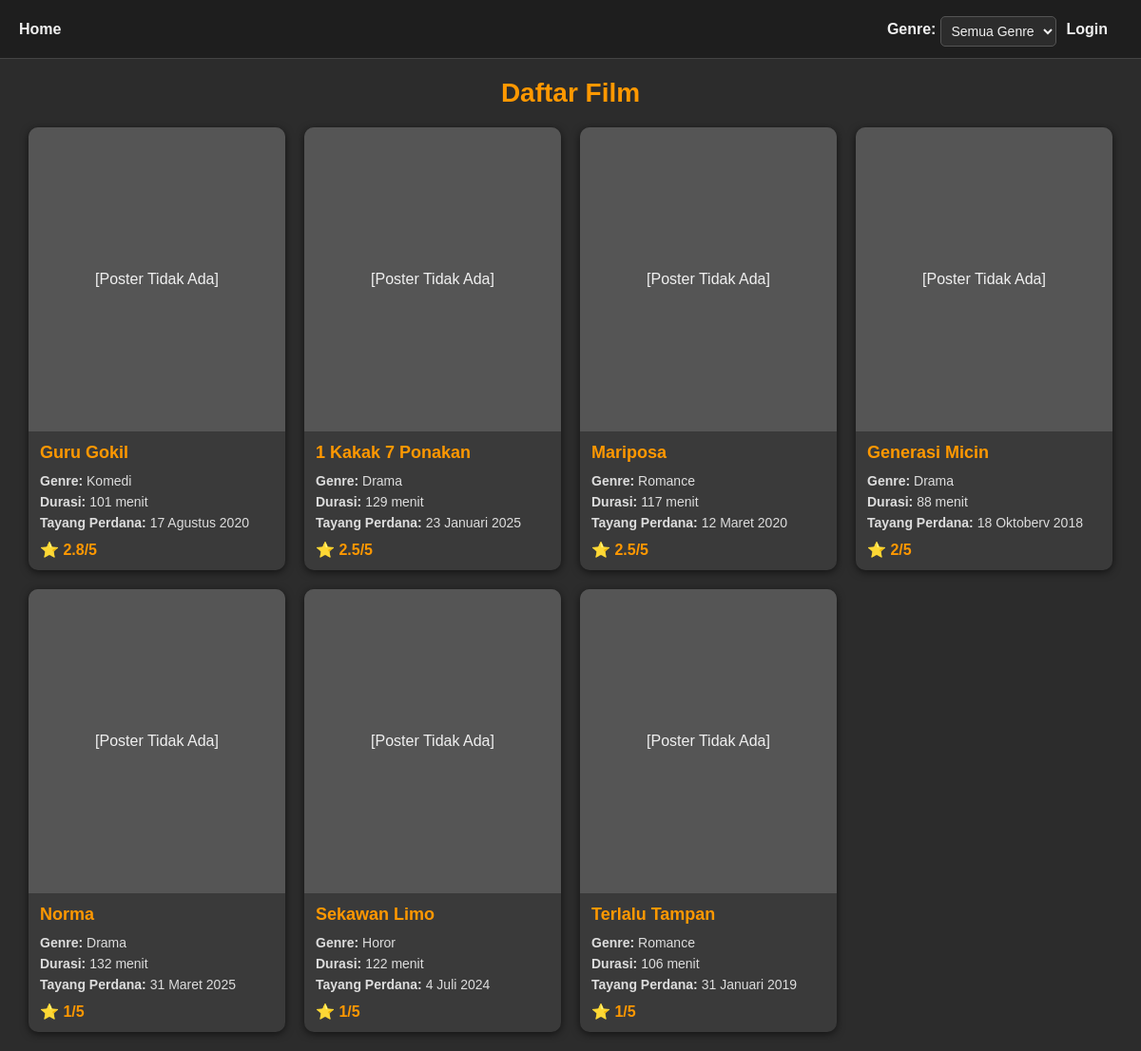
The page / on the database its author committed.
### tables this page shows
CREATE TABLE films(
id INTEGER PRIMARY KEY AUTOINCREMENT,
judul TEXT NOT NULL,
genre TEXT NOT NULL,
durasi TEXT NOT NULL,
jadwal TEXT NOT NULL,
sinopsis TEXT,
poster TEXT,
trailer TEXT
);

### index.php (the view, shortened to what this page needs)
<?php
    $db = new PDO("sqlite:listfilm.db");
    $filter_genre = $_GET['genre'] ?? '';
    $query = "SELECT * FROM films";
    $params = [];
    $stmt = $db->prepare($query);
    $stmt->execute($params);
    $films = $stmt->fetchAll(PDO::FETCH_ASSOC);
    $ratings = [];
    $stmt = $db->query("SELECT * FROM ratings");
    while ($row = $stmt->fetch(PDO::FETCH_ASSOC)) {
        $ratings[$row['film_id']][] = $row;
    }
    $avgRatings = [];
    foreach ($films as $f) {
        if (!empty($ratings[$f['id']])) {
            $sum = array_sum(array_column($ratings[$f['id']], 'rating'));
            $avgRatings[$f['id']] = $sum / count($ratings[$f['id']]);
        } else {
            $avgRatings[$f['id']] = 0;
        }
    }
    usort($films, function($a, $b) use ($avgRatings) {
        return $avgRatings[$b['id']] <=> $avgRatings[$a['id']];
    });
?>
<!DOCTYPE html>
<html lang="id">
<head>
</head>
<body>
<div class="topbar">
    <div>
        <a href="index.php">Home</a>
    </div>
    <div style="display:flex; align-items:center; gap:10px;">
        <form method="get" style="margin:0; display:flex; align-items:center; gap:5px;">
            <label style="font-weight:bold; color:#f0f0f0;">Genre:</label>
            <select name="genre" onchange="this.form.submit()">
            <option value="" <?php echo (!$filter_genre) ? 'selected' : ''; ?>>Semua Genre</option>
            </select>
        </form>
        <?php if (isset($_SESSION['username'])): ?>
            <span>Halo, <?php echo htmlspecialchars($_SESSION['username']); ?></span>
            <a href="logout.php" style="color:red;margin-left:10px;">Logout</a>
        <?php else: ?>
            <a href="login.php">Login</a>
        <?php endif; ?>
    </div>
</div>
<h2>Daftar Film</h2>
<?php if ($films): ?>
<div class="film-grid">
    <?php foreach ($films as $film): ?>
    <div class="film-card">
        <?php
            $safeName = strtolower(str_replace(" ", "_", $film['judul']));
            $posterPath = "uploads/" . $safeName . ".jpg";
            if (file_exists($posterPath)) {
                echo "<img src='".$posterPath."' alt='".htmlspecialchars($film['judul'])."'>";
            } else {
                echo "<div style='height:320px; display:flex; align-items:center; justify-content:center; background:#555; color:#f0f0f0;'>[Poster Tidak Ada]</div>";
            }
        ?>
        <div class="film-content">
            <h3><a href="detail_film.php?id=<?php echo $film['id']; ?>"><?php echo htmlspecialchars($film['judul']); ?></a></h3>
            <p><strong>Genre:</strong> <?php echo htmlspecialchars($film['genre']); ?></p>
            <p><strong>Durasi:</strong> <?php echo htmlspecialchars($film['durasi']); ?> menit</p>
            <p><strong>Tayang Perdana:</strong> <?php echo htmlspecialchars($film['jadwal']); ?></p>
            <?php
            if ($avgRatings[$film['id']] > 0) {
                echo "<div class='rating-box'>⭐ " . round($avgRatings[$film['id']],1) . "/5</div>";
            } else {
                echo "<i>Belum ada rating</i>";
            }
            ?>
        </div>
    </div>
    <?php endforeach; ?>
</div>
<?php else: ?>
<p style="text-align:center; font-size:18px;">Belum ada film.</p>
<?php endif; ?>
</body>
</html>

### index.php (style rules this page uses)
body { font-family: Arial, sans-serif; margin:0; background:#2c2c2c; color:#f0f0f0; }
.topbar { background:#1e1e1e; padding:12px 20px; display:flex; justify-content:space-between; align-items:center; border-bottom:1px solid #444; }
.topbar a, .topbar span { color:#f0f0f0; margin-right:15px; text-decoration:none; font-weight:bold; }
h2 { text-align:center; margin:20px 0; font-size:28px; color:#ff9800; }
.film-grid { display:grid; grid-template-columns: repeat(auto-fill, minmax(220px, 1fr)); gap:20px; width:95%; margin:20px auto; }
.film-card { background:#3a3a3a; border-radius:10px; box-shadow:0 2px 8px rgba(0,0,0,0.6); overflow:hidden; transition:transform 0.3s; display:flex; flex-direction:column; }
.film-content { padding:12px; flex:1; display:flex; flex-direction:column; justify-content:space-between; }
.film-content h3 { font-size:18px; margin:0 0 8px 0; color:#ff9800; }
.film-content h3 a { text-decoration:none; color:#ff9800; }
.film-content p { margin:3px 0; font-size:14px; color:#ddd; }
.rating-box { margin-top:8px; font-weight:bold; color:#ff9800; }
form { margin-top:10px; }
select, textarea { width:100%; padding:6px; border:1px solid #555; border-radius:5px; background:#2c2c2c; color:#f0f0f0; margin-top:5px; font-size:14px; }

### rows shown on the page
films: shows "[Poster Tidak Ada]", judul "Guru Gokil", genre "Komedi", durasi "101", jadwal "17 Agustus 2020", id "2.8"
films: shows "[Poster Tidak Ada]", judul "1 Kakak 7 Ponakan", genre "Drama", durasi "129", jadwal "23 Januari 2025", id "2.5"
films: shows "[Poster Tidak Ada]", judul "Mariposa", genre "Romance", durasi "117", jadwal "12 Maret 2020", id "2.5"
films: shows "[Poster Tidak Ada]", judul "Generasi Micin", genre "Drama", durasi "88", jadwal "18 Oktoberv 2018", id "2"
films: shows "[Poster Tidak Ada]", judul "Norma", genre "Drama", durasi "132", jadwal "31 Maret 2025", id "1"
films: shows "[Poster Tidak Ada]", judul "Sekawan Limo", genre "Horor", durasi "122", jadwal "4 Juli 2024", id "1"
films: shows "[Poster Tidak Ada]", judul "Terlalu Tampan", genre "Romance", durasi "106", jadwal "31 Januari 2019", id "1"
